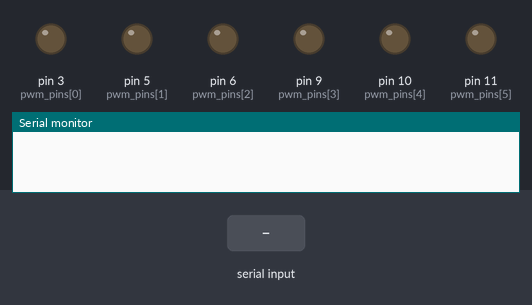
Bench run of a sketch on a simulated Arduino Nano, built with avr-gcc and run on an emulated ATmega328P. Parts: output pins drawn as LEDs (lit = HIGH), the last lines printed to the serial monitor. Inputs (shaded band) come from the test bench.

Above: at 1.2 s.
1.3 s: "90,45\n" received over Serial
At 2.5 s:
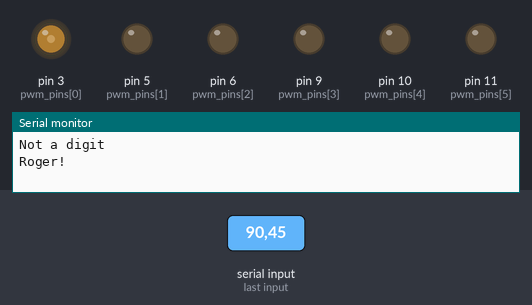
2.8 s: "30,150\n" received over Serial
At 4.0 s:
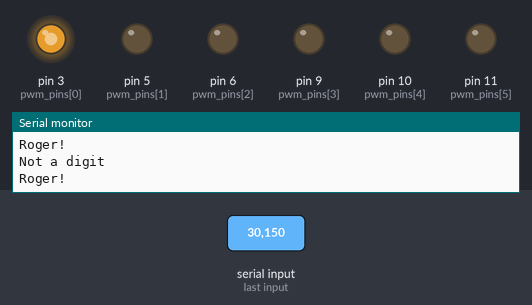
4.3 s: "5\n" received over Serial
At 5.7 s:
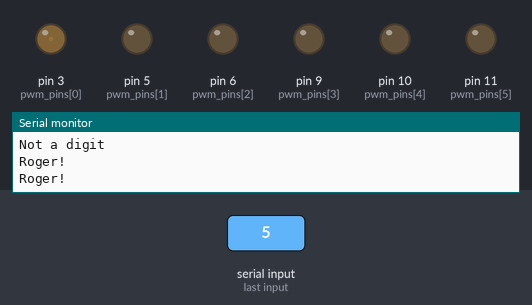
Timing chart, 0 to 7.3 s (numbered marks = the images above; inputs shaded):
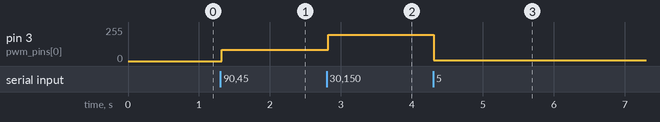

Measured:
- after the input at 1.3 s, pin 3 (pwm_pins[0]): 0/255 → 85/255 at once
- after the input at 2.8 s, pin 3 (pwm_pins[0]): 85/255 → 198/255 at once
- after the input at 4.3 s, pin 3 (pwm_pins[0]): 198/255 → 5/255 at once

The sketch:

firmware.ino
```cpp
// Pinout of arduino nano PWM
int pwm_pins[] = {3, 5, 6, 9, 10, 11};
// Size in symbols
int incoming_line[sizeof(pwm_pins) / sizeof(int)];
// Space as delimeter
const int incoming_delimeter = 32;
// \n as End Of Line
const int incoming_eol = 10;
// Init some vars...
int gauge_counter = 0;
int incoming_byte = 0;
char response[200] = ""; //TODO size?
char buff[300] = "";


void setup() {
  // Setting pwm pins mode to output
  for (int pwm_pin = 0; pwm_pin < sizeof(pwm_pins) / sizeof(int); pwm_pin++)
  {
    pinMode(pwm_pins[pwm_pin], OUTPUT);
  }
  // Starting serial port
  Serial.begin(115200);
  Serial.setTimeout(1);
}

// Integer concatination
int concat(int a, int b) {
  char s1[20];
  char s2[20];

  // Convert both the integers to string
  sprintf(s1, "%d", a);
  sprintf(s2, "%d", b);
  // Concatenate both strings
  strcat(s1, s2);
  // To integer
  int c = atoi(s1);
  // Return the formed integer
  return c;
}

// Main loop
void loop() {
  if (Serial.available() > 0) {
    // read the incoming byte:
    delay(3);
    incoming_byte = Serial.read();
    strcat(response, incoming_byte);
    switch (incoming_byte) {
      case incoming_delimeter:
        // if delimeter found, just incriment gauge_counter
        gauge_counter++;
        break;
      case incoming_eol:
        // if eol found, it's time to send results to the gauges
        for (int pwm_pin = 0; pwm_pin < sizeof(pwm_pins) / sizeof(int); pwm_pin++)
        {
          analogWrite(pwm_pins[pwm_pin], incoming_line[pwm_pin]);
          incoming_line[pwm_pin] = 0;
        }
        gauge_counter = 0;
        //sprintf(buff, "%s \n", response);
        Serial.print("Roger! \n");
        //Serial.print(response);
        response[0] = 0;
        //*buff = 0;
        break;
      default:
        // in general case, we just collecting digits and concatenating them
        // if it is really a digit
        //if (incoming_byte >= '0' && incoming_byte <= '9') {
        if (isDigit(incoming_byte)) {
          // converting ascii code to int digit
          int incoming_digit = incoming_byte - '0';
          // if it is first digit in line - no need to concatenate
          if (incoming_line[gauge_counter] == 0) {
            incoming_line[gauge_counter] = incoming_digit;
            // else - concatenaing to the digits we already have in this slot (gauge).
          } else {
            incoming_line[gauge_counter] = concat(incoming_line[gauge_counter], incoming_digit);
          }
          // if it is not a [0-9] digit
        } else {
          Serial.print("Not a digit \n");
        }
        break;
    }
  }
}
```
